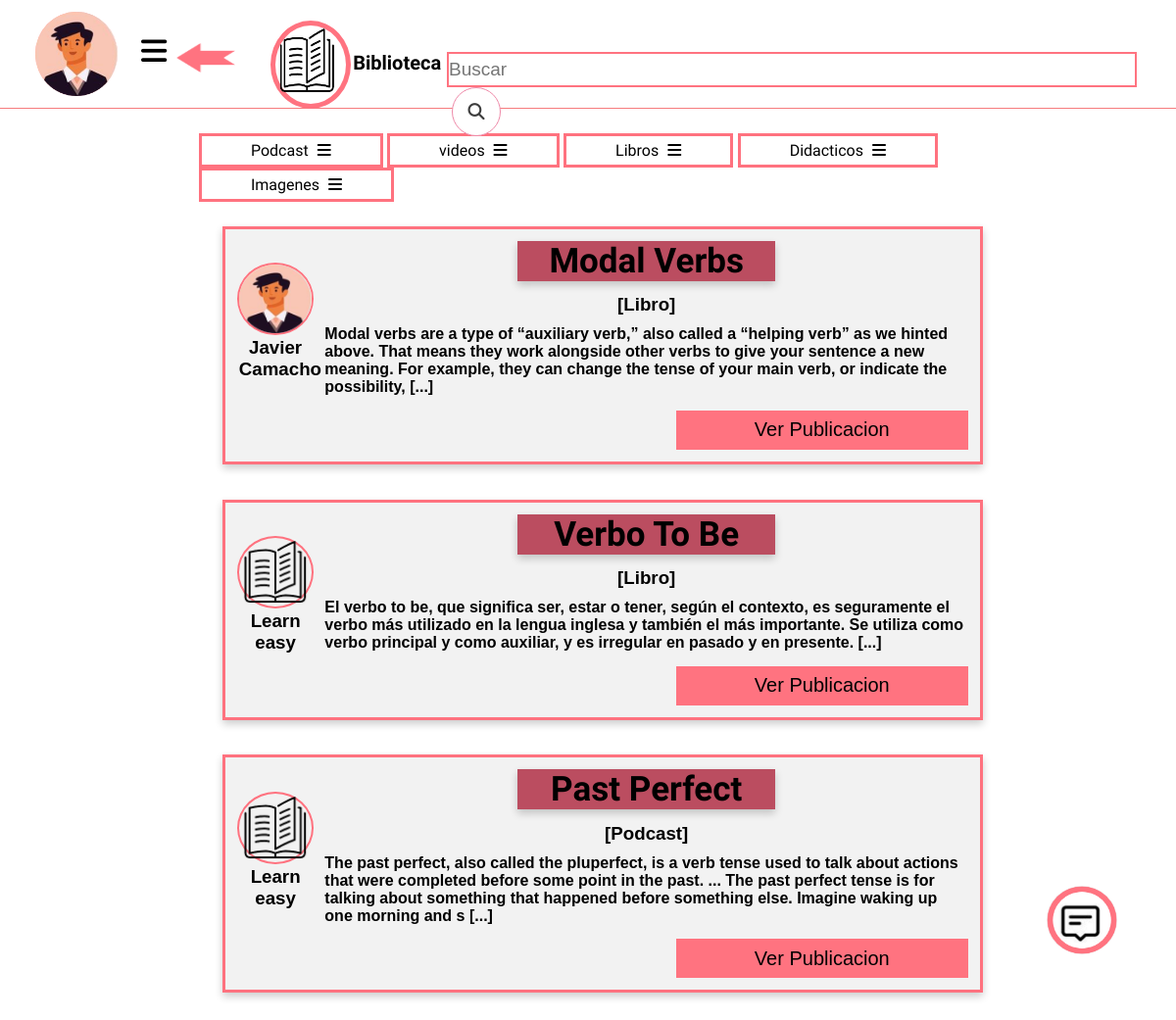
Page /Biblioteca.php (signed in) on the committed database.
### tables this page shows
CREATE TABLE `usuarios` (
  `IDusuario` bigint(12) NOT NULL,
  `Contrasena` varchar(20) NOT NULL,
  `ID_rol` int(11) NOT NULL,
  `Img` varchar(70) NOT NULL
);

CREATE TABLE `docente` (
  `IDdocente` bigint(12) NOT NULL,
  `nomb_docente` varchar(45) NOT NULL,
  `No_documento` int(11) NOT NULL,
  `IDinstitucion` int(11) NOT NULL,
  `IDusuario` bigint(12) NOT NULL,
  `Imagen` varchar(40) NOT NULL
);

CREATE TABLE `material_subido` (
  `IDMaterial` int(11) NOT NULL,
  `IDmateria` int(11) NOT NULL,
  `IDrecursos` int(11) NOT NULL,
  `Titulo` varchar(100) NOT NULL,
  `Publicacion` text NOT NULL,
  `creacion` timestamp NOT NULL DEFAULT current_timestamp(),
  `Archivo` text NOT NULL,
  `IDdocente` bigint(12) NOT NULL
);

### Biblioteca.php (the view, shortened to what this page needs)
<?php
include 'Connect.php';
 ?>
<!DOCTYPE html>
<html>
<head>
	<link rel="stylesheet" type="text/css" href="estilo-login.css">
</head>
<body id="Main" class="Main">
  <header class="L-head">
    <?php
         switch ($_SESSION['rol']) {
           case 83:
             $back = "Doc.php";
             break;
         }
       ?>
    <a href="<?php echo $back ?>">
    <div id="back"></div></a>
    <div class="bib">
      <img src="imagen/Bib.png">
      <h1>Biblioteca</h1>
    </div>
  	<form action="#" method="GET" style="margin-left: 20%;">
  		<input type="text" name="buscar" id="barra" placeholder="Buscar" style="width: 700px;">
  		<button type="submit" name="busqueda" id="busq"><i class="fas fa-search"></i></button>
  	</form>
  	<div class="Usuario" id="Usuario">
      <?php
        $i = $_SESSION['User'];
         $us = "SELECT Img FROM usuarios WHERE IDusuario = '$i'";
         $consul = mysqli_query($Connect, $us);
         while ($uim = mysqli_fetch_array($consul)){
           $imagen = $uim[0];
         }
        ?>
    <img src="<?php echo $imagen ?>">
   <a class="abrirus-btn" id="abrirus-btn"><i class="fas fa-bars"></i></a>
    </div>
  </header>
  <div class="Bib-opcion">
    <ul>
      <a href="Podcast.php"><li>Podcast <i class="fas fa-bars"></i></li></a>
      <a href="Videos.php"><li>videos <i class="fas fa-bars"></i></li></a>
      <a href="Libros.php"><li>Libros <i class="fas fa-bars"></i></li></a>
      <a href="Didacticos.php"><li>Didacticos <i class="fas fa-bars"></i></li></a>
      <a href="Imagenes.php"><li>Imagenes <i class="fas fa-bars"></i></li></a>
    </ul>
  </div>
  <section class="Bib-publi">
    <?php
    $query = "SELECT * FROM material_subido";
    $Consult = mysqli_query($Connect, $query);
    while ($p= mysqli_fetch_array($Consult)){
      $idoc= $p[7];?>
      <section class="Publi">
      <?php
     $query = "SELECT Imagen, nomb_docente FROM docente WHERE IDdocente = '$idoc'";
     $Img = mysqli_query($Connect, $query);
     while ($im= mysqli_fetch_array($Img)) {
       echo "<div id='pub-usu'><img src='".$im[0]."'>";
       echo "<h1>".$im[1]."</h1></div>";
     }
     echo "<div id='text'>"."<h1>".$p[3]."</h1>";
     switch ($p[2]) {
       case 1:
          $recurso = "Podcast";
         break;
         case 3:
          $recurso = "Libro";
         break;
     }
     echo "<h3>[$recurso]</h3>";
     $publi= $p[4];
     echo "<h4>".substr($publi, 0, 270)." [...] "."</h4>"."</div>";
     ?>
     <button><a href="Publicacion.php?IDmat=<?php echo $p[0]; ?>">Ver Publicacion</a></button>
    </section>
  <?php } ?>
  </section>
  <?php
  if ($_SESSION['rol'] != 2){
     echo "<button class='btn-abrir' id='btn-abrir'></button>";
  }
  ?>
</body>
</html>

### estilo-login.css (style rules this page uses)
* { margin: 0; padding: 0; }
a { text-decoration: none; }
body { background-image: linear-gradient(to right, #86344a 0%, #bb4d60 25%, #ff727f 50%, #ffa5a4 100%); font-family: arial, helvetica; background-size: 100% 100% no-repeat; }
#Main { background-image: none; }
.L-head img { width: 26%; height: 130px; }
.L-head { width: 100%; height: 110px; border-bottom: 1.5px solid rgb(246.25, 123.75, 125.79); margin-bottom: 25px; }
#barra { width: 900px; height: 32px; border: 2px solid rgba(255,115,128,255); font-size: 19px; }
#busq { border: 1px solid rgba(238,137,168,255); width: 50px; height: 50px; border-radius: 100%; background-color: rgb(255, 255, 255); margin-left: 5px; }
#busq i { font-size: 17px; color: rgb(61, 61, 61); }
.L-head form { position: absolute; left: 18%; top: 5%; }
.Usuario { float: left; margin-left: 3%; margin-top: 1%; width: 7%; height: 86px; background-color: rgba(255,165,164,255); border-radius: 100%; border: 1px; }
.Usuario img { width: 100%; height: 100%; }
.abrirus-btn { position: absolute; margin-left: 2%; margin-top: 2%; font-size: 30px; cursor: pointer; }
#back { width: 5%; height: 30px; position: relative; background-image: url(imagen/back.png); background-size: 100% 100%; left: 15%; top: 40%; margin-bottom: -2.5%; }
.bib { top: 2%; left: 23%; width: 6%; height: 80px; border: 5px solid rgba(255,115,128,255); border-radius: 100%; position: absolute; }
.bib img { width: 90%; height: 90%; }
.bib h1 { margin-left: 110%; margin-top: -70%; font-size: 20px; font-family: 'Dosis', sans-serif; }
.Bib-opcion { width: 99.5%; height: 20px; margin-bottom: 5%; }
.Bib-opcion ul { width: 80%; margin-left: 17%; }
.Bib-opcion ul li { display: inline-block; border: 3px solid #ff727f; font-family: 'Dosis', sans-serif; padding: 5px 50px; color: rgb(0, 0, 0); }
.Bib-opcion ul li i { margin-left: 5px; }
.Bib-publi { padding: 15px 0; width: 99.5%; }
.Publi { display: list-item; list-style: none; border: 3px solid #ff727f; width: 62.5%; margin-left: 19%; margin-bottom: 3%; padding: 1% 1% 1% 1%; background-color: rgba(242, 242, 242, 1.0); box-shadow: 0 4px 8px 0 rgba(0,0,0,0.2); }
.Publi button { background-color: rgba(255,115,128,255); border: 1px; width: 40%; height: 40px; font-size: 20px; font-family: Calibri, sans-serif; margin-left: 60%; margin-top: 2%; cursor: pointer; }
.Publi button a { color: rgb(0, 0, 0); }
#text { margin-left: 12%; }
#text h1 { position: relative; font-size: 35px; text-align: center; margin-left: 30%; margin-bottom: 2%; width: 40%; background-color: #bb4d60; font-family: 'Dosis',sans-serif; font-weight: bold; box-shadow: 0 4px 8px 0 rgba(0,0,0,0.2); }
#text h3 { text-align: center; margin-bottom: 10px; }
#text h4 { text-align: left; }
#pub-usu { float: left; border: 2px solid #ff727f; border-radius: 100%; width: 10%; height: 70px; margin-top: 3%; }
#pub-usu img { width: 100%; height: 100%; }
#pub-usu h1 { text-align: center; font-family: Calibri, sans-serif; }
.btn-abrir { font-size: 50px; position: fixed; top: 85%; right: 5%; float: right; border: none; border-radius: 100%; background-image: url(imagen/chat.png); background-size: 100% 100%; height: 70px; width: 6%; cursor: pointer; }

### rows in the picture
usuarios: Img (picture)
material_subido: Titulo "Modal Verbs", IDrecursos "Libro", Publicacion "Modal verbs are a type of “auxiliary verb,” also called a “helping verb” as we hinted above. That means they work alongside other verbs to give your sentence a new meaning. For example, they can change the tense of your main verb, or indicate the possibility,"
docente: Imagen (picture), nomb_docente "Javier Camacho"
material_subido: Titulo "Verbo To Be", IDrecursos "Libro", Publicacion "El verbo to be, que significa ser, estar o tener, según el contexto, es seguramente el verbo más utilizado en la lengua inglesa y también el más importante. Se utiliza como verbo principal y como auxiliar, y es irregular en pasado y en presente."
docente: Imagen (picture), nomb_docente "Learn easy"
material_subido: Titulo "Past Perfect", IDrecursos "Podcast", Publicacion "The past perfect, also called the pluperfect, is a verb tense used to talk about actions that were completed before some point in the past. ... The past perfect tense is for talking about something that happened before something else. Imagine waking up one morning and s"
